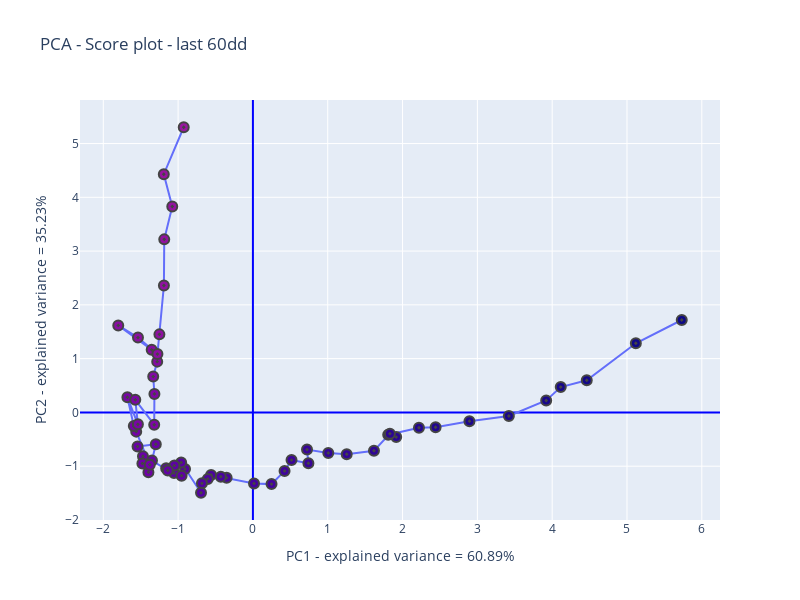

Source (notebook cell):
### Code cell
# Score plot
col = np.arange(len(df.index))
fig=go.Figure()
fig.add_trace(go.Scatter(x=x_red[:,0], y=x_red[:,1], mode='markers+lines', marker=dict(symbol=[200], 
             color = col, line_width=2, size=10), hovertext=(DF.data.tail(60))))
fig.update_layout(height=600, width=800, title='PCA - Score plot - last 60dd', 
                  xaxis_title=xtit,yaxis_title=ytit, showlegend=False,
                  xaxis_zeroline=True, yaxis_zeroline=True, 
                  xaxis_zerolinecolor='blue', yaxis_zerolinecolor='blue')

### Figure 1 — Plotly figure (JSON) as saved in the notebook; plotly's stock layout.template omitted (floating-point values rounded to 4 significant figures; data arrays with more than 128 entries replaced by an {"elided": "..."} marker saying what was removed)
{"data": [{"hovertext": ["25/06", "26/06", "27/06", "28/06", "29/06", "30/06", "01/07", "02/07", "03/07", "04/07", "05/07", "06/07", "07/07", "08/07", "09/07", "10/07", "11/07", "12/07", "13/07", "14/07", "15/07", "16/07", "17/07", "18/07", "19/07", "20/07", "21/07", "22/07", "23/07", "24/07", "25/07", "26/07", "27/07", "28/07", "29/07", "30/07", "31/07", "01/08", "02/08", "03/08", "04/08", "05/08", "06/08", "07/08", "08/08", "09/08", "10/08", "11/08", "12/08", "13/08", "14/08", "15/08", "16/08", "17/08", "18/08", "19/08", "20/08", "21/08", "22/08", "23/08"], "marker": {"color": {"elided": "182 int values"}, "line": {"width": 2}, "size": 10, "symbol": [200]}, "mode": "markers+lines", "type": "scatter", "x": [5.732, 5.118, 4.462, 4.114, 3.92, 3.421, 2.894, 2.442, 2.219, 1.808, 1.915, 1.831, 1.618, 1.254, 1.007, 0.723, 0.7416, 0.5161, 0.4229, 0.2486, 0.01469, -0.3514, -0.4289, -0.5591, -0.6034, -0.6814, -0.6939, -0.9074, -0.9592, -1.054, -1.16, -1.05, -0.9536, -1.138, -1.349, -1.298, -1.542, -1.47, -1.477, -1.397, -1.379, -1.56, -1.592, -1.678, -1.537, -1.572, -1.319, -1.317, -1.333, -1.279, -1.353, -1.8, -1.536, -1.276, -1.25, -1.19, -1.185, -1.078, -1.191, -0.9249], "y": [1.718, 1.286, 0.5978, 0.4718, 0.2216, -0.06656, -0.1631, -0.2756, -0.285, -0.4154, -0.4583, -0.3949, -0.7121, -0.7765, -0.755, -0.6916, -0.9454, -0.8865, -1.089, -1.333, -1.321, -1.216, -1.195, -1.163, -1.236, -1.319, -1.494, -1.052, -0.9311, -1.127, -1.039, -0.9883, -1.176, -1.079, -0.8938, -0.5916, -0.6343, -0.8146, -0.9498, -1.112, -0.9726, -0.3574, -0.2525, 0.2815, -0.2209, 0.2338, -0.2291, 0.3436, 0.6667, 0.9444, 1.164, 1.617, 1.392, 1.085, 1.451, 2.36, 3.218, 3.829, 4.429, 5.303]}], "layout": {"height": 600, "showlegend": false, "title": {"text": "PCA - Score plot - last 60dd"}, "width": 800, "xaxis": {"title": {"text": "PC1 - explained variance = 60.89%"}, "zeroline": true, "zerolinecolor": "blue"}, "yaxis": {"title": {"text": "PC2 - explained variance = 35.23%"}, "zeroline": true, "zerolinecolor": "blue"}}}
